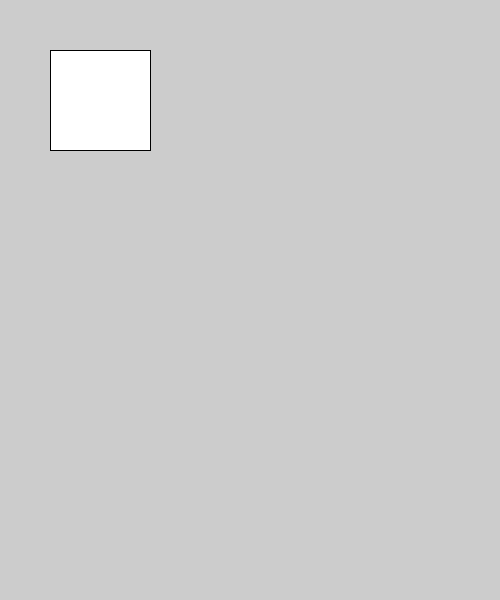
Frame 1 (no input)
Frame 60 (the mouse pressed at the canvas centre just before this capture): identical to frame 1, image omitted
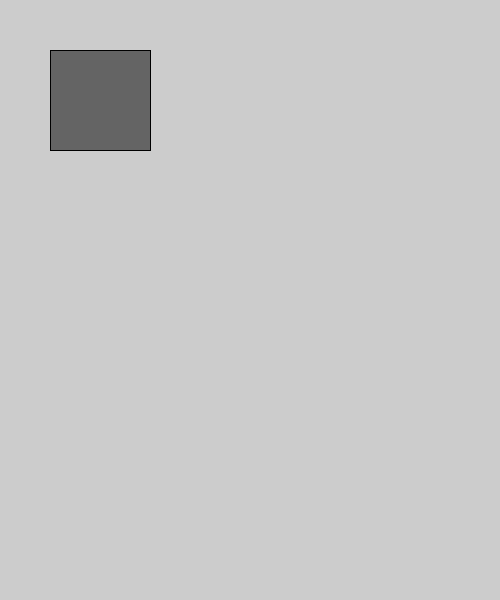
Frame 120 (the mouse held since frame 60 and released just before this capture)

The Processing sketch that drew these frames (run headless with seeded random() and noise(); from frame 60 on, the mouse is pressed at the canvas centre):

// Processing sketch: change_colour
// ── change_colour.pde

 void setup()
{size(500,600);

}
void draw()
{stroke(0);

rect(50,50,100,100);


}
void mousePressed()
{
  if(mouseButton==LEFT)
 { fill(0);}
  else
  if(mouseButton==RIGHT)
 { fill(255);}
  else
  fill(100);
}
